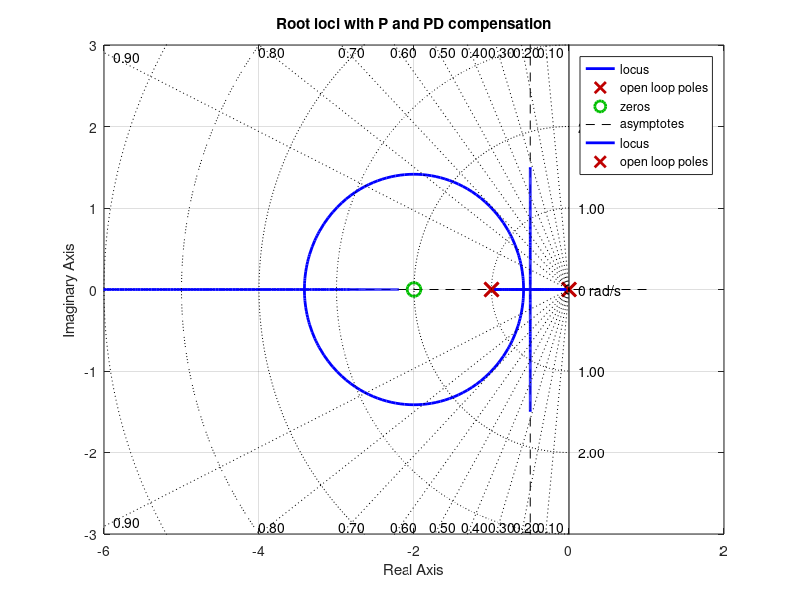

This chart was generated by the following MATLAB code:
% Fig. 5.23   Feedback Control of Dynamic Systems, 4e 
%             Franklin, Powell, Emami
% script to generate Fig. 5.23 
clf
n=1;
d=[1 1 0];
n1=[1 2 ];
sys1=tf(n1,d); 
rlocus(sys1,':' )
hold on
sys2=tf(n,d);
rlocus( sys2)
axis([-6 2 -3 3])
title('Root loci with P and PD compensation')
z=0:.1:.9;
 wn=1:1:6;
 sgrid(z, wn)
 hold off